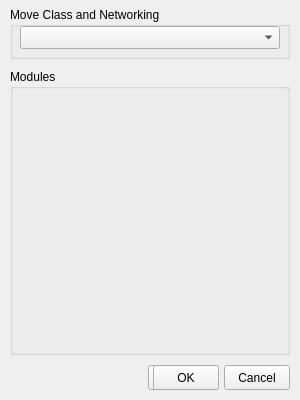
<ui version="4.0" >
 <class>ProjectModuleListClass</class>
 <widget class="QWidget" name="ProjectModuleListClass" >
  <property name="windowModality" >
   <enum>Qt::ApplicationModal</enum>
  </property>
  <property name="geometry" >
   <rect>
    <x>0</x>
    <y>0</y>
    <width>300</width>
    <height>400</height>
   </rect>
  </property>
  <property name="font" >
   <font>
    <family>Arial</family>
    <weight>50</weight>
    <italic>false</italic>
    <bold>false</bold>
   </font>
  </property>
  <property name="windowTitle" >
   <string>Project Modules</string>
  </property>
  <property name="styleSheet" >
   <string notr="true" />
  </property>
  <widget class="QGroupBox" name="moveGroupBox" >
   <property name="geometry" >
    <rect>
     <x>10</x>
     <y>7</y>
     <width>280</width>
     <height>52</height>
    </rect>
   </property>
   <property name="title" >
    <string>Move Class and Networking</string>
   </property>
   <widget class="QComboBox" name="MoveClassesList" >
    <property name="enabled" >
     <bool>true</bool>
    </property>
    <property name="geometry" >
     <rect>
      <x>10</x>
      <y>19</y>
      <width>260</width>
      <height>23</height>
     </rect>
    </property>
   </widget>
  </widget>
  <widget class="QGroupBox" name="moduleGroupBox" >
   <property name="geometry" >
    <rect>
     <x>10</x>
     <y>69</y>
     <width>280</width>
     <height>286</height>
    </rect>
   </property>
   <property name="title" >
    <string>Modules</string>
   </property>
  </widget>
  <widget class="QPushButton" name="ProjectModuleListRegenButton" >
    <property name="geometry" >
      <rect>
        <x>148</x>
        <y>365</y>
        <width>71</width>
        <height>25</height>
      </rect>
    </property>
    <property name="text" >
      <string>Regenerate</string>
    </property>
  </widget>
  <widget class="QPushButton" name="ProjectModuleListOKButton" >
    <property name="geometry" >
      <rect>
        <x>153</x>
        <y>365</y>
        <width>66</width>
        <height>25</height>
      </rect>
    </property>
    <property name="text" >
      <string>OK</string>
    </property>
  </widget>
  <widget class="QPushButton" name="ProjectModuleListCloseButton" >
    <property name="geometry" >
      <rect>
        <x>224</x>
        <y>365</y>
        <width>66</width>
        <height>25</height>
      </rect>
    </property>
    <property name="text" >
      <string>Cancel</string>
    </property>
  </widget>
 </widget>
 <layoutdefault spacing="6" margin="11" />
 <resources>
  <include location="torque3dfrontloader.qrc" />
 </resources>
 <connections>
  <connection>
   <sender>ProjectModuleListCloseButton</sender>
   <signal>clicked()</signal>
   <receiver>ProjectModuleListClass</receiver>
   <slot>close()</slot>
  </connection>
 </connections>
</ui>
